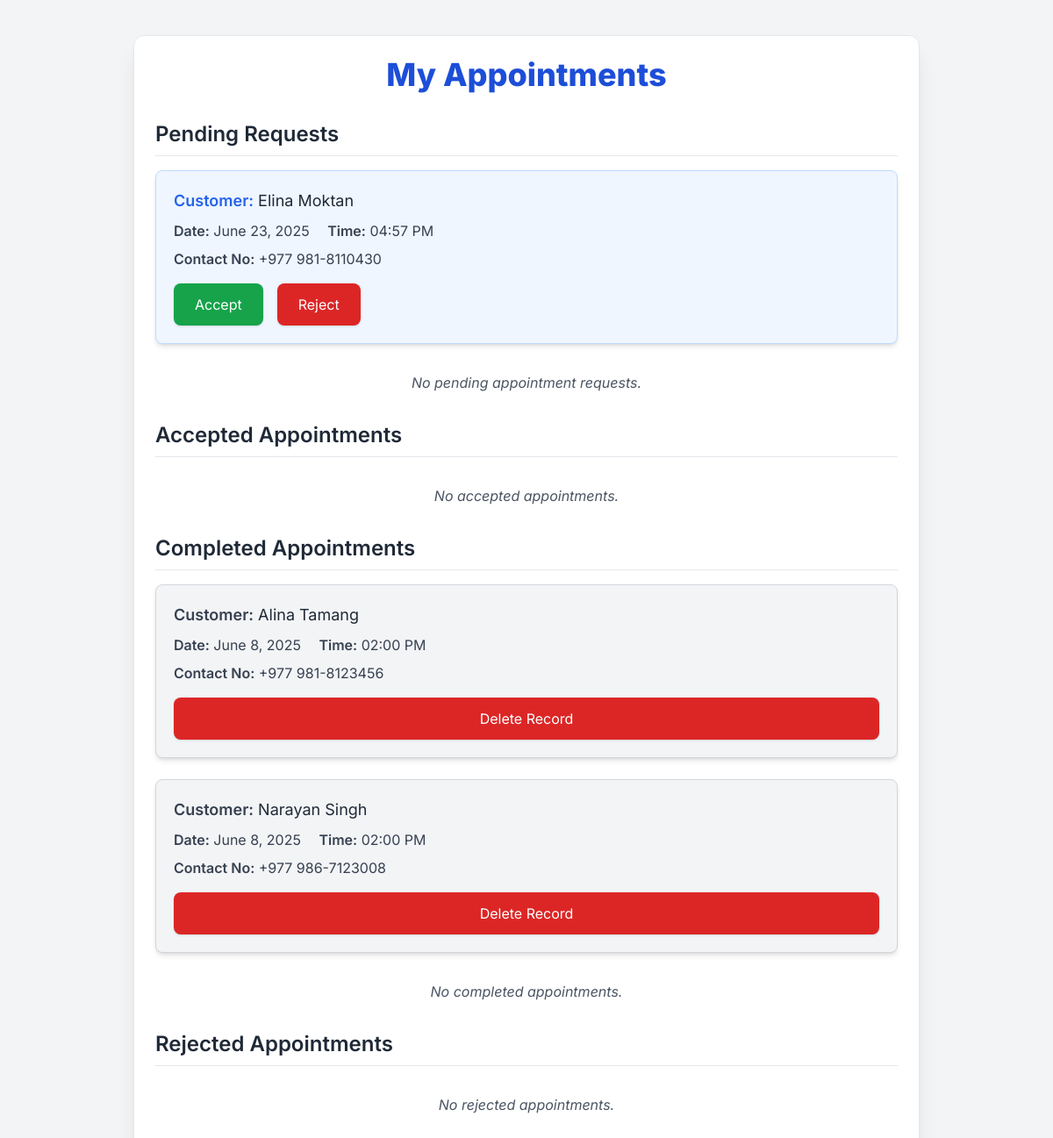
Screenshot of /appointments/23/ (signed in) with the database file from the repository.
### jobs/models.py (models this page shows, shortened)
class Appointment(models.Model):
    STATUS_CHOICES = [
        ('pending', 'Pending'),
        ('accepted', 'Accepted'),
        ('rejected', 'Rejected'),
        ('completed', 'Completed'),
    ]
    customer = models.ForeignKey(Customer, on_delete=models.CASCADE, related_name='customer_appointments')
    worker = models.ForeignKey(Worker, on_delete=models.CASCADE, related_name='worker_appointments')
    appointment_date = models.DateTimeField(null=True, blank=True)
    status = models.CharField(max_length=10, choices=STATUS_CHOICES, default='pending')
    reason = models.TextField(blank=True, null=True)

class Customer(models.Model):
    owner=models.OneToOneField(User,on_delete=models.CASCADE)
    name=models.CharField(max_length=50)
    phone_number=PhoneNumberField(region="NP", unique=True)
    profile_pic=models.ImageField(upload_to="profiles/", blank=True)
    latitude = models.CharField(max_length=20,null=True,blank=True)
    longitude = models.CharField(max_length=20,null=True,blank=True)

### jobs/views.py (the view)
# urls.py: path('appointments/<int:worker_id>/', views.worker_appointments, name='worker_appointments'),
@login_required
def worker_appointments(request,worker_id):
    worker = get_object_or_404(Worker, id=worker_id)
    appointments = Appointment.objects.filter(worker=worker).order_by('-appointment_date')
    return render(request, 'jobs/worker_appointments.html', {'appointments': appointments})

### jobs/templates/jobs/worker_appointments.html (shortened to what this page needs)
<!DOCTYPE html>
<html lang="en">
<head>
    <script src="https://cdn.tailwindcss.com"></script>
</head>
<body>
    <div class="max-w-4xl mx-auto my-10 p-6 bg-white shadow-xl rounded-xl border border-gray-200">
        <h2 class="text-4xl font-extrabold text-blue-700 mb-8 text-center">My Appointments</h2>
        {% with pending_list=appointments|dictsort:"appointment_date" %}
            <h3 class="text-2xl font-semibold text-gray-800 mb-4 border-b pb-2">Pending Requests</h3>
            {% with found=false %}
                <ul class="space-y-6 mb-8">
                    {% for appointment in pending_list %}
                        {% if appointment.status == 'pending' %}
                            {% with found=true %}
                            <li class="p-5 border border-blue-200 rounded-lg bg-blue-50 shadow-md hover:bg-blue-100 transition transform hover:-translate-y-1">
                                <p class="text-gray-800 text-lg mb-2"><span class="font-semibold text-blue-600">Customer:</span> {{ appointment.customer.name }}</p>
                                <p class="text-gray-700 mb-2">
                                    <span class="font-semibold">Date:</span> {{ appointment.appointment_date|date:"F j, Y" }}
                                    <span class="font-semibold ml-4">Time:</span> {{ appointment.appointment_date|date:"h:i A" }}
                                </p>
                                <p class="text-gray-700 mb-4"><span class="font-semibold">Contact No:</span> {{ appointment.customer.phone_number }}</p>
                                <div class="flex flex-col sm:flex-row gap-4">
                                    <form method="post" action="{% url 'accept_appointment' appointment.id %}">{% csrf_token %}
                                        <button type="submit" class="w-full px-6 py-3 bg-green-600 text-white rounded-lg shadow hover:bg-green-700">Accept</button>
                                    </form>
                                    <form method="post" action="{% url 'reject_appointment' appointment.id %}">{% csrf_token %}
                                        <button type="submit" class="w-full px-6 py-3 bg-red-600 text-white rounded-lg shadow hover:bg-red-700">Reject</button>
                                    </form>
                                </div>
                            </li>
                            {% endwith %}
                        {% endif %}
                    {% endfor %}
                </ul>
                {% if not found %}
                    <p class="text-gray-600 italic text-center mb-8">No pending appointment requests.</p>
                {% endif %}
            {% endwith %}
        {% endwith %}
        {% with found=false %}
            <h3 class="text-2xl font-semibold text-gray-800 mb-4 border-b pb-2">Accepted Appointments</h3>
            {% if not found %}
                <p class="text-gray-600 italic text-center mb-8">No accepted appointments.</p>
            {% endif %}
        {% endwith %}
        {% with found=false %}
            <h3 class="text-2xl font-semibold text-gray-800 mb-4 border-b pb-2">Completed Appointments</h3>
            <ul class="space-y-6 mb-8">
                {% for appointment in appointments %}
                    {% if appointment.status == 'completed' %}
                        {% with found=true %}
                        <li class="p-5 border border-gray-300 rounded-lg bg-gray-100 shadow-md">
                            <p class="text-gray-800 text-lg mb-2"><span class="font-semibold text-gray-700">Customer:</span> {{ appointment.customer.name }}</p>
                            <p class="text-gray-700 mb-2">
                                <span class="font-semibold">Date:</span> {{ appointment.appointment_date|date:"F j, Y" }}
                                <span class="font-semibold ml-4">Time:</span> {{ appointment.appointment_date|date:"h:i A" }}
                            </p>
                            <p class="text-gray-700 mb-4"><span class="font-semibold">Contact No:</span> {{ appointment.customer.phone_number }}</p>
                            <form method="post" action="{% url 'delete_appointment' appointment.id %}">{% csrf_token %}
                                <button onclick="return confirm('Are you sure you want to delete this completed appointment record?');" type="submit" class="w-full px-6 py-3 bg-red-600 text-white rounded-lg shadow hover:bg-red-700">Delete Record</button>
                            </form>
                        </li>
                        {% endwith %}
                    {% endif %}
                {% endfor %}
            </ul>
            {% if not found %}
                <p class="text-gray-600 italic text-center mb-8">No completed appointments.</p>
            {% endif %}
        {% endwith %}
        {% with found=false %}
            <h3 class="text-2xl font-semibold text-gray-800 mb-4 border-b pb-2">Rejected Appointments</h3>
            {% if not found %}
                <p class="text-gray-600 italic text-center mb-8">No rejected appointments.</p>
            {% endif %}
        {% endwith %}
    </div>
</body>
</html>

### jobs/templates/jobs/worker_appointments.html (style rules this page uses)
body { font-family: 'Inter', sans-serif; background-color: #f3f4f6; }

### rows the page displays
Appointment: customer.name "Elina Moktan", appointment_date "June 23, 2025", appointment_date "04:57 PM", customer.phone_number "+977 981-8110430"
Appointment: customer.name "Alina Tamang", appointment_date "June 8, 2025", appointment_date "02:00 PM", customer.phone_number "+977 981-8123456"
Appointment: customer.name "Narayan Singh", appointment_date "June 8, 2025", appointment_date "02:00 PM", customer.phone_number "+977 986-7123008"
